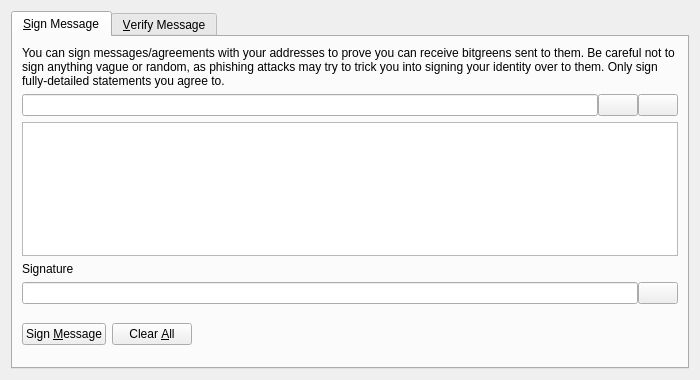
<?xml version="1.0" encoding="UTF-8"?>
<ui version="4.0">
 <class>SignVerifyMessageDialog</class>
 <widget class="QDialog" name="SignVerifyMessageDialog">
  <property name="geometry">
   <rect>
    <x>0</x>
    <y>0</y>
    <width>700</width>
    <height>380</height>
   </rect>
  </property>
  <property name="windowTitle">
   <string>Signatures - Sign / Verify a Message</string>
  </property>
  <property name="modal">
   <bool>true</bool>
  </property>
  <layout class="QVBoxLayout" name="verticalLayout">
   <item>
    <widget class="QTabWidget" name="tabWidget">
     <property name="currentIndex">
      <number>0</number>
     </property>
     <widget class="QWidget" name="tabSignMessage">
      <attribute name="title">
       <string>&amp;Sign Message</string>
      </attribute>
      <layout class="QVBoxLayout" name="verticalLayout_SM">
       <item>
        <widget class="QLabel" name="infoLabel_SM">
         <property name="text">
          <string>You can sign messages/agreements with your addresses to prove you can receive bitgreens sent to them. Be careful not to sign anything vague or random, as phishing attacks may try to trick you into signing your identity over to them. Only sign fully-detailed statements you agree to.</string>
         </property>
         <property name="textFormat">
          <enum>Qt::PlainText</enum>
         </property>
         <property name="wordWrap">
          <bool>true</bool>
         </property>
        </widget>
       </item>
       <item>
        <layout class="QHBoxLayout" name="horizontalLayout_1_SM">
         <property name="spacing">
          <number>0</number>
         </property>
         <item>
          <widget class="QValidatedLineEdit" name="addressIn_SM">
           <property name="toolTip">
            <string>The BitCorn address to sign the message with</string>
           </property>
          </widget>
         </item>
         <item>
          <widget class="QPushButton" name="addressBookButton_SM">
           <property name="toolTip">
            <string>Choose previously used address</string>
           </property>
           <property name="text">
            <string/>
           </property>
           <property name="icon">
            <iconset resource="../bitgreen.qrc">
             <normaloff>:/icons/address-book</normaloff>:/icons/address-book</iconset>
           </property>
           <property name="shortcut">
            <string>Alt+A</string>
           </property>
           <property name="autoDefault">
            <bool>false</bool>
           </property>
          </widget>
         </item>
         <item>
          <widget class="QPushButton" name="pasteButton_SM">
           <property name="toolTip">
            <string>Paste address from clipboard</string>
           </property>
           <property name="text">
            <string/>
           </property>
           <property name="icon">
            <iconset resource="../bitgreen.qrc">
             <normaloff>:/icons/editpaste</normaloff>:/icons/editpaste</iconset>
           </property>
           <property name="shortcut">
            <string>Alt+P</string>
           </property>
           <property name="autoDefault">
            <bool>false</bool>
           </property>
          </widget>
         </item>
        </layout>
       </item>
       <item>
        <widget class="QPlainTextEdit" name="messageIn_SM">
         <property name="toolTip">
          <string>Enter the message you want to sign here</string>
         </property>
        </widget>
       </item>
       <item>
        <widget class="QLabel" name="signatureLabel_SM">
         <property name="text">
          <string>Signature</string>
         </property>
         <property name="textFormat">
          <enum>Qt::PlainText</enum>
         </property>
        </widget>
       </item>
       <item>
        <layout class="QHBoxLayout" name="horizontalLayout_2_SM">
         <property name="spacing">
          <number>0</number>
         </property>
         <item>
          <widget class="QLineEdit" name="signatureOut_SM">
           <property name="font">
            <font>
             <italic>true</italic>
            </font>
           </property>
           <property name="readOnly">
            <bool>true</bool>
           </property>
          </widget>
         </item>
         <item>
          <widget class="QPushButton" name="copySignatureButton_SM">
           <property name="toolTip">
            <string>Copy the current signature to the system clipboard</string>
           </property>
           <property name="text">
            <string/>
           </property>
           <property name="icon">
            <iconset resource="../bitgreen.qrc">
             <normaloff>:/icons/editcopy</normaloff>:/icons/editcopy</iconset>
           </property>
           <property name="autoDefault">
            <bool>false</bool>
           </property>
          </widget>
         </item>
        </layout>
       </item>
       <item>
        <layout class="QHBoxLayout" name="horizontalLayout_3_SM">
         <item>
          <widget class="QPushButton" name="signMessageButton_SM">
           <property name="toolTip">
            <string>Sign the message to prove you own this BitCorn address</string>
           </property>
           <property name="text">
            <string>Sign &amp;Message</string>
           </property>
           <property name="icon">
            <iconset resource="../bitgreen.qrc">
             <normaloff>:/icons/edit</normaloff>:/icons/edit</iconset>
           </property>
           <property name="autoDefault">
            <bool>false</bool>
           </property>
          </widget>
         </item>
         <item>
          <widget class="QPushButton" name="clearButton_SM">
           <property name="toolTip">
            <string>Reset all sign message fields</string>
           </property>
           <property name="text">
            <string>Clear &amp;All</string>
           </property>
           <property name="icon">
            <iconset resource="../bitgreen.qrc">
             <normaloff>:/icons/remove</normaloff>:/icons/remove</iconset>
           </property>
           <property name="autoDefault">
            <bool>false</bool>
           </property>
          </widget>
         </item>
         <item>
          <spacer name="horizontalSpacer_1_SM">
           <property name="orientation">
            <enum>Qt::Horizontal</enum>
           </property>
           <property name="sizeHint" stdset="0">
            <size>
             <width>40</width>
             <height>48</height>
            </size>
           </property>
          </spacer>
         </item>
         <item>
          <widget class="QLabel" name="statusLabel_SM">
           <property name="font">
            <font>
             <weight>75</weight>
             <bold>true</bold>
            </font>
           </property>
           <property name="text">
            <string/>
           </property>
           <property name="wordWrap">
            <bool>true</bool>
           </property>
          </widget>
         </item>
         <item>
          <spacer name="horizontalSpacer_2_SM">
           <property name="orientation">
            <enum>Qt::Horizontal</enum>
           </property>
           <property name="sizeHint" stdset="0">
            <size>
             <width>40</width>
             <height>48</height>
            </size>
           </property>
          </spacer>
         </item>
        </layout>
       </item>
      </layout>
     </widget>
     <widget class="QWidget" name="tabVerifyMessage">
      <attribute name="title">
       <string>&amp;Verify Message</string>
      </attribute>
      <layout class="QVBoxLayout" name="verticalLayout_VM">
       <item>
        <widget class="QLabel" name="infoLabel_VM">
         <property name="text">
          <string>Enter the receiver's address, message (ensure you copy line breaks, spaces, tabs, etc. exactly) and signature below to verify the message. Be careful not to read more into the signature than what is in the signed message itself, to avoid being tricked by a man-in-the-middle attack. Note that this only proves the signing party receives with the address, it cannot prove sendership of any transaction!</string>
         </property>
         <property name="textFormat">
          <enum>Qt::PlainText</enum>
         </property>
         <property name="alignment">
          <set>Qt::AlignLeading|Qt::AlignLeft|Qt::AlignTop</set>
         </property>
         <property name="wordWrap">
          <bool>true</bool>
         </property>
        </widget>
       </item>
       <item>
        <layout class="QHBoxLayout" name="horizontalLayout_1_VM">
         <property name="spacing">
          <number>0</number>
         </property>
         <item>
          <widget class="QValidatedLineEdit" name="addressIn_VM">
           <property name="toolTip">
            <string>The BitCorn address the message was signed with</string>
           </property>
          </widget>
         </item>
         <item>
          <widget class="QPushButton" name="addressBookButton_VM">
           <property name="toolTip">
            <string>Choose previously used address</string>
           </property>
           <property name="text">
            <string/>
           </property>
           <property name="icon">
            <iconset resource="../bitgreen.qrc">
             <normaloff>:/icons/address-book</normaloff>:/icons/address-book</iconset>
           </property>
           <property name="shortcut">
            <string>Alt+A</string>
           </property>
           <property name="autoDefault">
            <bool>false</bool>
           </property>
          </widget>
         </item>
        </layout>
       </item>
       <item>
        <widget class="QPlainTextEdit" name="messageIn_VM"/>
       </item>
       <item>
        <widget class="QValidatedLineEdit" name="signatureIn_VM"/>
       </item>
       <item>
        <layout class="QHBoxLayout" name="horizontalLayout_2_VM">
         <item>
          <widget class="QPushButton" name="verifyMessageButton_VM">
           <property name="toolTip">
            <string>Verify the message to ensure it was signed with the specified BitCorn address</string>
           </property>
           <property name="text">
            <string>Verify &amp;Message</string>
           </property>
           <property name="icon">
            <iconset resource="../bitgreen.qrc">
             <normaloff>:/icons/transaction_0</normaloff>:/icons/transaction_0</iconset>
           </property>
           <property name="autoDefault">
            <bool>false</bool>
           </property>
          </widget>
         </item>
         <item>
          <widget class="QPushButton" name="clearButton_VM">
           <property name="toolTip">
            <string>Reset all verify message fields</string>
           </property>
           <property name="text">
            <string>Clear &amp;All</string>
           </property>
           <property name="icon">
            <iconset resource="../bitgreen.qrc">
             <normaloff>:/icons/remove</normaloff>:/icons/remove</iconset>
           </property>
           <property name="autoDefault">
            <bool>false</bool>
           </property>
          </widget>
         </item>
         <item>
          <spacer name="horizontalSpacer_1_VM">
           <property name="orientation">
            <enum>Qt::Horizontal</enum>
           </property>
           <property name="sizeHint" stdset="0">
            <size>
             <width>40</width>
             <height>48</height>
            </size>
           </property>
          </spacer>
         </item>
         <item>
          <widget class="QLabel" name="statusLabel_VM">
           <property name="font">
            <font>
             <weight>75</weight>
             <bold>true</bold>
            </font>
           </property>
           <property name="text">
            <string/>
           </property>
           <property name="wordWrap">
            <bool>true</bool>
           </property>
          </widget>
         </item>
         <item>
          <spacer name="horizontalSpacer_2_VM">
           <property name="orientation">
            <enum>Qt::Horizontal</enum>
           </property>
           <property name="sizeHint" stdset="0">
            <size>
             <width>40</width>
             <height>48</height>
            </size>
           </property>
          </spacer>
         </item>
        </layout>
       </item>
      </layout>
     </widget>
    </widget>
   </item>
  </layout>
 </widget>
 <customwidgets>
  <customwidget>
   <class>QValidatedLineEdit</class>
   <extends>QLineEdit</extends>
   <header>qt/qvalidatedlineedit.h</header>
  </customwidget>
 </customwidgets>
 <resources>
  <include location="../bitgreen.qrc"/>
 </resources>
 <connections/>
</ui>
